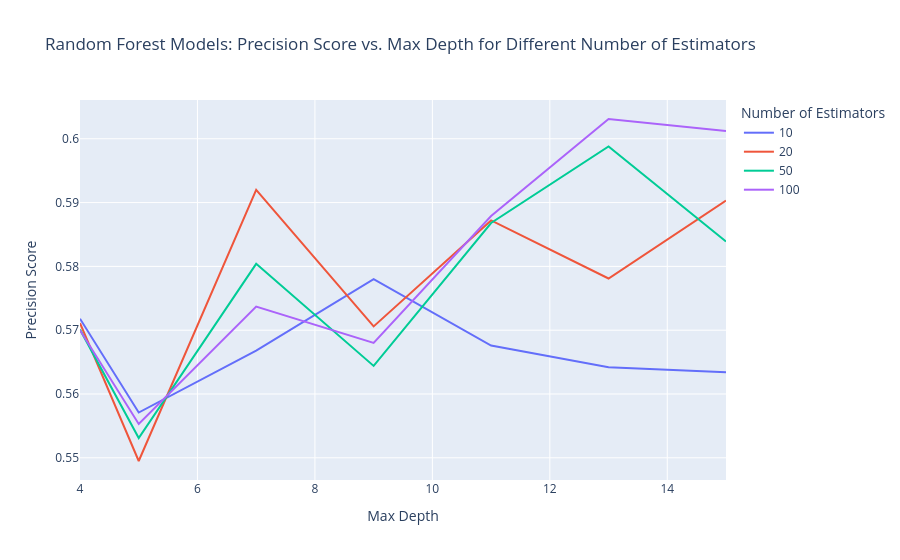

Notebook code cell kept with this figure:
### Code cell
# Convert data to DataFrame
df = pd.DataFrame.from_dict(best_precision_matrix_random_forest, orient='index', columns=['precision_score']).reset_index()

# Rename the columns for clarity
df.columns = ['max_depth_and_metric', 'precision_score']

# Separate the tuple into two columns
df[['max_depth', 'n_estimators']] = pd.DataFrame(df['max_depth_and_metric'].tolist(), index=df.index)

# Drop the combined column
df = df.drop(columns=['max_depth_and_metric'])

# Create line plot using Plotly Express
fig = px.line(df, x='max_depth', y='precision_score', color='n_estimators',
              labels={'max_depth': 'Max Depth', 'precision_score': 'Precision Score', 'n_estimators': 'Number of Estimators'},
              title='Random Forest Models: Precision Score vs. Max Depth for Different Number of Estimators')

# Adjust x-axis range
fig.update_xaxes(range=[4, 15])

# Show the figure
fig.show()

### Figure 1 — Plotly figure (JSON) as saved in the notebook; plotly's stock layout.template omitted (floating-point values rounded to 4 significant figures)
{"data": [{"hovertemplate": "Number of Estimators=10<br>Max Depth=%{x}<br>Precision Score=%{y}<extra></extra>", "legendgroup": "10", "line": {"color": "#636efa", "dash": "solid"}, "marker": {"symbol": "circle"}, "mode": "lines", "name": "10", "orientation": "v", "showlegend": true, "type": "scatter", "x": [4, 5, 7, 9, 11, 13, 15], "xaxis": "x", "y": [0.5718, 0.5571, 0.5668, 0.578, 0.5676, 0.5642, 0.5634], "yaxis": "y"}, {"hovertemplate": "Number of Estimators=20<br>Max Depth=%{x}<br>Precision Score=%{y}<extra></extra>", "legendgroup": "20", "line": {"color": "#EF553B", "dash": "solid"}, "marker": {"symbol": "circle"}, "mode": "lines", "name": "20", "orientation": "v", "showlegend": true, "type": "scatter", "x": [4, 5, 7, 9, 11, 13, 15], "xaxis": "x", "y": [0.5711, 0.5495, 0.592, 0.5706, 0.5872, 0.5781, 0.5903], "yaxis": "y"}, {"hovertemplate": "Number of Estimators=50<br>Max Depth=%{x}<br>Precision Score=%{y}<extra></extra>", "legendgroup": "50", "line": {"color": "#00cc96", "dash": "solid"}, "marker": {"symbol": "circle"}, "mode": "lines", "name": "50", "orientation": "v", "showlegend": true, "type": "scatter", "x": [4, 5, 7, 9, 11, 13, 15], "xaxis": "x", "y": [0.5701, 0.5531, 0.5804, 0.5644, 0.5868, 0.5988, 0.5839], "yaxis": "y"}, {"hovertemplate": "Number of Estimators=100<br>Max Depth=%{x}<br>Precision Score=%{y}<extra></extra>", "legendgroup": "100", "line": {"color": "#ab63fa", "dash": "solid"}, "marker": {"symbol": "circle"}, "mode": "lines", "name": "100", "orientation": "v", "showlegend": true, "type": "scatter", "x": [4, 5, 7, 9, 11, 13, 15], "xaxis": "x", "y": [0.57, 0.5553, 0.5737, 0.568, 0.5879, 0.6031, 0.6012], "yaxis": "y"}], "layout": {"legend": {"title": {"text": "Number of Estimators"}, "tracegroupgap": 0}, "title": {"text": "Random Forest Models: Precision Score vs. Max Depth for Different Number of Estimators"}, "xaxis": {"anchor": "y", "domain": [0, 1], "range": [4, 15], "title": {"text": "Max Depth"}}, "yaxis": {"anchor": "x", "domain": [0, 1], "title": {"text": "Precision Score"}}}}
